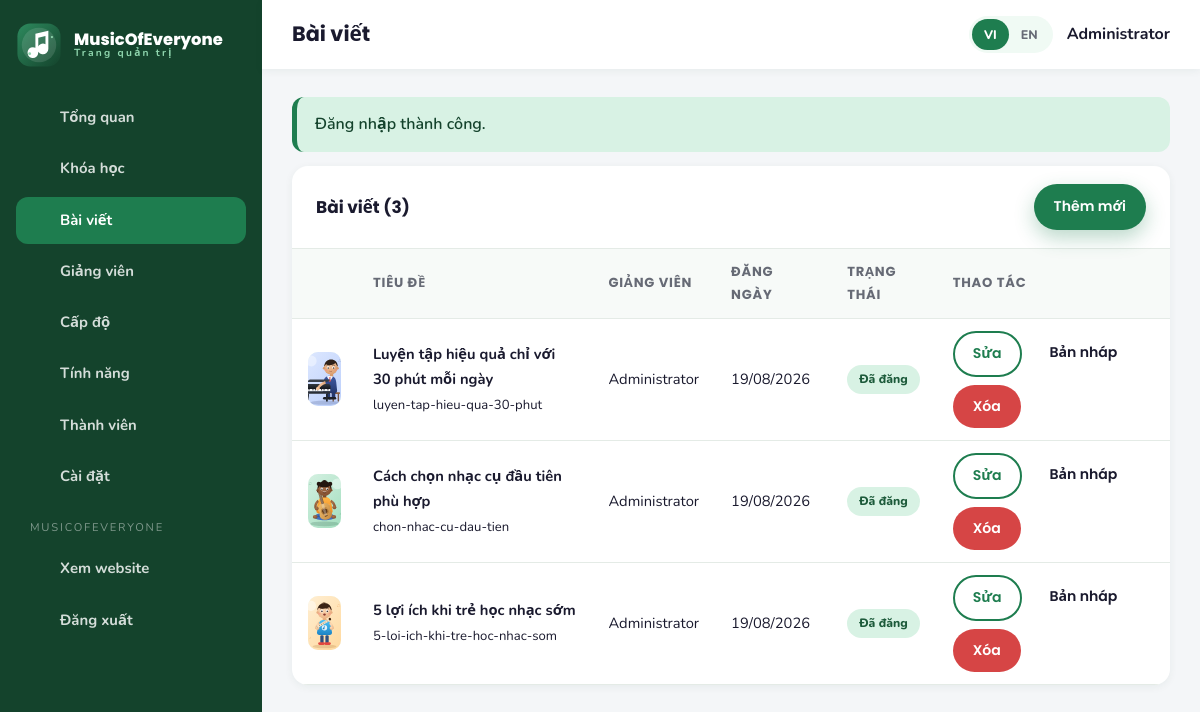
Screenshot of /admin/posts.php (signed in) with the database file from the repository.
### tables this page shows
CREATE TABLE `users` (
  `id` INT AUTO_INCREMENT PRIMARY KEY,
  `name` VARCHAR(255) NOT NULL,
  `email` VARCHAR(255) UNIQUE NOT NULL,
  `password` VARCHAR(255) NOT NULL,
  `phone` VARCHAR(50) DEFAULT NULL,
  `is_admin` TINYINT(1) DEFAULT 0,
  `is_active` TINYINT(1) DEFAULT 1,
  `avatar` VARCHAR(255) DEFAULT NULL,
  `created_at` TIMESTAMP DEFAULT CURRENT_TIMESTAMP,
  `updated_at` TIMESTAMP DEFAULT CURRENT_TIMESTAMP ON UPDATE CURRENT_TIMESTAMP
);

CREATE TABLE `posts` (
  `id` INT AUTO_INCREMENT PRIMARY KEY,
  `slug` VARCHAR(255) UNIQUE,
  `title_vi` VARCHAR(255),
  `title_en` VARCHAR(255),
  `excerpt_vi` TEXT,
  `excerpt_en` TEXT,
  `content_vi` LONGTEXT,
  `content_en` LONGTEXT,
  `thumbnail` VARCHAR(255),
  `author_id` INT DEFAULT NULL,
  `is_published` TINYINT(1) DEFAULT 1,
  `meta_title` VARCHAR(255),
  `meta_description` TEXT,
  `created_at` TIMESTAMP DEFAULT CURRENT_TIMESTAMP,
  `updated_at` TIMESTAMP DEFAULT CURRENT_TIMESTAMP ON UPDATE CURRENT_TIMESTAMP,
  CONSTRAINT `fk_posts_author` FOREIGN KEY (`author_id`) REFERENCES `users`(`id`) ON DELETE SET NULL
);

### includes/db.php (called while the page is built, shortened)
<?php
function db(): PDO
{
    static $pdo = null;
    if ($pdo instanceof PDO) {
        return $pdo;
    }
    $dsn = 'mysql:host=' . DB_HOST . ';dbname=' . DB_NAME . ';charset=' . DB_CHARSET;
    try {
        $pdo = new PDO($dsn, DB_USER, DB_PASS, [
            PDO::ATTR_ERRMODE            => PDO::ERRMODE_EXCEPTION,
            PDO::ATTR_DEFAULT_FETCH_MODE => PDO::FETCH_ASSOC,
            PDO::ATTR_EMULATE_PREPARES   => false,
        ]);
    } catch (PDOException $e) {
        if (defined('DEBUG_MODE') && DEBUG_MODE) {
            die('Database connection failed: ' . $e->getMessage());
        }
        http_response_code(500);
        die('Database connection failed. Please try again later.');
    }
    return $pdo;
}
function dbQuery(string $sql, array $params = []): PDOStatement
{
    $stmt = db()->prepare($sql);
    $stmt->execute($params);
    return $stmt;
}
function dbAll(string $sql, array $params = []): array
{
    return dbQuery($sql, $params)->fetchAll();
}
function dbOne(string $sql, array $params = []): ?array
{
    $row = dbQuery($sql, $params)->fetch();
    return $row === false ? null : $row;
}

### admin/includes/auth-check.php (called while the page is built, shortened)
<?php
require_once dirname(__DIR__, 2) . '/includes/functions.php';
if (!isLoggedIn()) {
    setFlash(t('msg_admin_required'), 'error');
    redirect('admin/login.php');
}
$adminUser = currentUser();

### admin/posts.php (the view, shortened to what this page needs)
<?php
require_once __DIR__ . '/includes/auth-check.php';
$posts = dbAll('SELECT p.*, u.name AS author_name
                FROM posts p LEFT JOIN users u ON u.id = p.author_id
                ORDER BY p.created_at DESC, p.id DESC');
$adminTitle  = t('admin_posts');
$adminActive = 'posts';
require __DIR__ . '/includes/admin-header.php';
?>
<section class="panel">
  <div class="panel__head">
    <h2 class="panel__title"><?= e(t('admin_posts')) ?> (<?= count($posts) ?>)</h2>
    <a class="btn btn--primary btn--sm" href="<?= e(url('admin/post-edit.php')) ?>"><?= e(t('admin_add_new')) ?></a>
  </div>
  <div class="table-wrap">
    <table class="data">
      <thead>
        <tr>
          <th></th>
          <th><?= e(t('admin_title')) ?></th>
          <th><?= e(t('instructor')) ?></th>
          <th><?= e(t('published_on')) ?></th>
          <th><?= e(t('admin_status')) ?></th>
          <th><?= e(t('admin_actions')) ?></th>
        </tr>
      </thead>
      <tbody>
      <?php foreach ($posts as $post): ?>
        <tr>
          <td><img class="thumb" src="<?= e(imageUrl($post['thumbnail'])) ?>" alt=""></td>
          <td>
            <strong><?= e(localized($post, 'title')) ?></strong><br>
            <span class="text-muted" style="font-size:.82rem"><?= e($post['slug']) ?></span>
          </td>
          <td><?= e($post['author_name'] ?: '—') ?></td>
          <td><?= e(formatDate($post['created_at'])) ?></td>
          <td>
            <span class="pill pill--<?= (int) $post['is_published'] === 1 ? 'on' : 'off' ?>">
              <?= e((int) $post['is_published'] === 1 ? t('admin_published') : t('admin_draft')) ?>
            </span>
          </td>
          <td>
            <div class="row-actions">
              <a class="btn btn--sm btn--outline" href="<?= e(url('admin/post-edit.php?id=' . (int) $post['id'])) ?>"><?= e(t('admin_edit')) ?></a>
              <form method="post" action="<?= e(url('admin/posts.php')) ?>">
                <button class="btn btn--sm btn--ghost" type="submit"><?= e((int) $post['is_published'] === 1 ? t('admin_draft') : t('admin_published')) ?></button>
              </form>
              <form method="post" action="<?= e(url('admin/posts.php')) ?>" data-confirm="<?= e(t('admin_confirm_delete')) ?>">
                <button class="btn btn--sm btn--danger" type="submit"><?= e(t('admin_delete')) ?></button>
              </form>
            </div>
          </td>
        </tr>
      <?php endforeach; ?>
      </tbody>
    </table>
  </div>
</section>
<?php require __DIR__ . '/includes/admin-footer.php'; ?>

### admin/includes/admin-header.php (shortened to what this page needs)
<?php
$adminTitle  = $adminTitle ?? t('admin_dashboard');
$adminActive = $adminActive ?? 'dashboard';
$adminNav = [
    'dashboard'   => ['admin/index.php', 'chart', t('admin_dashboard')],
    'courses'     => ['admin/courses.php', 'music', t('admin_courses')],
    'posts'       => ['admin/posts.php', 'library', t('admin_posts')],
    'instructors' => ['admin/instructors.php', 'teacher', t('admin_instructors')],
    'levels'      => ['admin/levels.php', 'route', t('admin_levels')],
    'features'    => ['admin/features.php', 'star', t('admin_features')],
    'members'     => ['admin/members.php', 'user', t('admin_members')],
    'settings'    => ['admin/settings.php', 'globe', t('admin_settings')],
];
?>
<!DOCTYPE html>
<html lang="<?= e(currentLang()) ?>">
<head>
  <link rel="stylesheet" href="<?= e(asset('assets/css/style.css')) ?>">
</head>
<body class="admin-body">
<div class="admin-layout">
  <aside class="admin-sidebar">
    <a class="brand" href="<?= e(url('admin/index.php')) ?>">
      <img class="brand__logo" src="<?= e(asset('assets/images/logo.svg')) ?>" alt="<?= e(SITE_NAME) ?>" width="42" height="42">
      <span class="brand__text">
        <span class="brand__name"><?= e(SITE_NAME) ?></span>
        <span class="brand__tagline"><?= e(t('admin_panel')) ?></span>
      </span>
    </a>
    <nav class="admin-nav">
      <?php foreach ($adminNav as $key => [$path, $iconName, $label]): ?>
        <a class="admin-nav__link<?= $adminActive === $key ? ' is-active' : '' ?>" href="<?= e(url($path)) ?>">
          <?= icon($iconName, 'icon icon--sm') ?><span><?= e($label) ?></span>
        </a>
      <?php endforeach; ?>
      <div class="admin-nav__sep"><?= e(SITE_NAME) ?></div>
      <a class="admin-nav__link" href="<?= e(url('index.php')) ?>" target="_blank" rel="noopener">
        <?= icon('globe', 'icon icon--sm') ?><span><?= e(t('admin_view_site')) ?></span>
      </a>
      <a class="admin-nav__link" href="<?= e(url('admin/logout.php')) ?>">
        <?= icon('arrow', 'icon icon--sm') ?><span><?= e(t('nav_logout')) ?></span>
      </a>
    </nav>
  </aside>
  <main class="admin-main">
    <div class="admin-topbar">
      <h1><?= e($adminTitle) ?></h1>
      <div class="admin-topbar__right" style="display:flex;align-items:center;gap:14px">
        <span class="lang-switch">
          <a class="lang-switch__btn<?= currentLang() === 'vi' ? ' is-active' : '' ?>" href="<?= e(langSwitchUrl('vi')) ?>">VI</a>
          <a class="lang-switch__btn<?= currentLang() === 'en' ? ' is-active' : '' ?>" href="<?= e(langSwitchUrl('en')) ?>">EN</a>
        </span>
        <span style="font-weight:700"><?= e($adminUser['name']) ?></span>
      </div>
    </div>
    <div class="admin-content">
      <?php foreach (getFlashes() as $flash): ?>
        <div class="alert alert--<?= e($flash['type']) ?>"><?= e($flash['message']) ?></div>
      <?php endforeach; ?>

### rows the page displays
users: name "Administrator"
posts: thumbnail (picture), title_vi "Luyện tập hiệu quả chỉ với 30 phút mỗi ngày", slug "luyen-tap-hieu-qua-30-phut", author.name "Administrator", created_at "19/08/2026", is_published "Đã đăng", is_published "Bản nháp"
posts: thumbnail (picture), title_vi "Cách chọn nhạc cụ đầu tiên phù hợp", slug "chon-nhac-cu-dau-tien", author.name "Administrator", created_at "19/08/2026", is_published "Đã đăng", is_published "Bản nháp"
posts: thumbnail (picture), title_vi "5 lợi ích khi trẻ học nhạc sớm", slug "5-loi-ich-khi-tre-hoc-nhac-som", author.name "Administrator", created_at "19/08/2026", is_published "Đã đăng", is_published "Bản nháp"

### other values shown
SITE_NAME "MusicOfEveryone"
t('admin_panel') "Trang quản trị"
$label "Tổng quan"
$label "Khóa học"
$label "Bài viết"
$label "Giảng viên"
$label "Cấp độ"
$label "Tính năng"
$label "Thành viên"
$label "Cài đặt"
SITE_NAME "MUSICOFEVERYONE"
t('admin_view_site') "Xem website"
t('nav_logout') "Đăng xuất"
$adminTitle "Bài viết"
$flash['message'] "Đăng nhập thành công."
